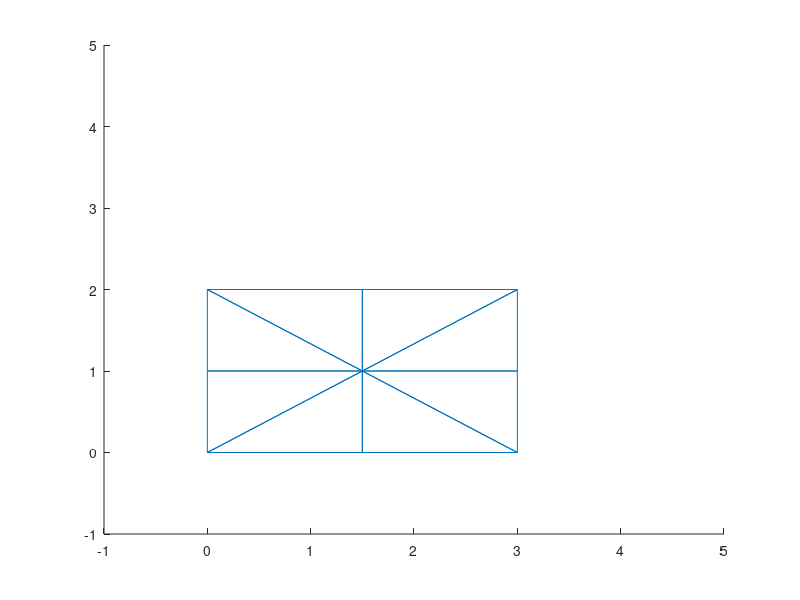

Here is the MATLAB script that generated this plot:
clc
clear all
t=.5;
E=300e5;
mu=.25;
connectivity=[1,5,4;1,2,5;2,3,5;3,6,5;4,5,7;5,8,7;5,9,8;5,6,9];
x=[3 3 3 1.5 1.5 1.5 0 0 0];
y=[0 1 2 0 1 2 0 1 2];
D=[1 mu 0;
   mu 1 0;
   0 0 (1-mu)/2];
D=D*E/(1-mu^2);
ne=8;
nn=9;
dof=2;
K=zeros(dof*nn,dof*nn);
for i=1:ne
    n1=connectivity(i,1);
    n2=connectivity(i,2);
    n3=connectivity(i,3);
   x1=x(n1);
   y1=y(n1);
   x2=x(n2);
   y2=y(n2);
   x3=x(n3);
   y3=y(n3);
   B1=y2-y3;
   B2=y3-y1;
   B3=y1-y2;
   A1=x3-x2;
   A2=x1-x3;
   A3=x2-x1;
   Xp=[x1,x2,x3,x1]
   Yp=[y1,y2,y3,y1]
   axis([-1,5,-1,5])
   line(Xp,Yp)
   B=[B1 0 B2 0 B3 0;
      0 A1 0 A2 0 A3;
      A1 B1 A2 B2 A3 B3];
  m=[1 x1 y1;
     1 x2 y2;
     1 x3 y3];
 DE=det(m);
 B=B*1/DE;
 k=transpose(B)*D*B*(DE/2)*t;
n=[(2*n1-1),2*n1,(2*n2-1),2*n2, 2*n3-1, 2*n3];
    for i=1:6
        for j=1:6
        K(n(i),n(j))=K(n(i),n(j))+k(i,j);
        end
    end

end
disp(K);
bc=[1 0 1 1 1 1 1 1 1 1 1 1 0 0 0 0 0 0];
f=[0;0;0;0;0;-1000;0;0;0;0;0;0;0;0;0;0;0;0];
for i=1:nn*dof
    if bc(i)==0
        for j=1:nn*dof
        K(i,j)=0;
        K(j,i)=0;
        end
        K(i,i)=1;
        f(i)=0;
    end
    
end
d=inv(K)*f
for i=1:ne
    n1=connectivity(i,1);
    n2=connectivity(i,2);
    n3=connectivity(i,3);
   x1=x(n1) ;
   y1=y(n1);
   x2=x(n2);
   y2=y(n2);
   x3=x(n3);
   y3=y(n3);
   B1=y2-y3;
   B2=y3-y1;
   B3=y1-y2;
   A1=x3-x2;
   A2=x1-x3;
   A3=x2-x1;
   B=[B1 0 B2 0 B3 0;
      0 A1 0 A2 0 A3;
      A1 B1 A2 B2 A3 B3];
  m=[1 x1 y1;
     1 x2 y2;
     1 x3 y3];
 DE=det(m);
 B=B*1/DE;
 d1=d(2*n1-1);
 d2=d(2*n1);
 d3=d((2*n2)-1);
 d4=d(2*n2);
 d5=d(2*n3-1);
 d6=d(2*n3);
 de=[d1;d2;d3;d4;d5;d6]
 stress=D*B*de
end